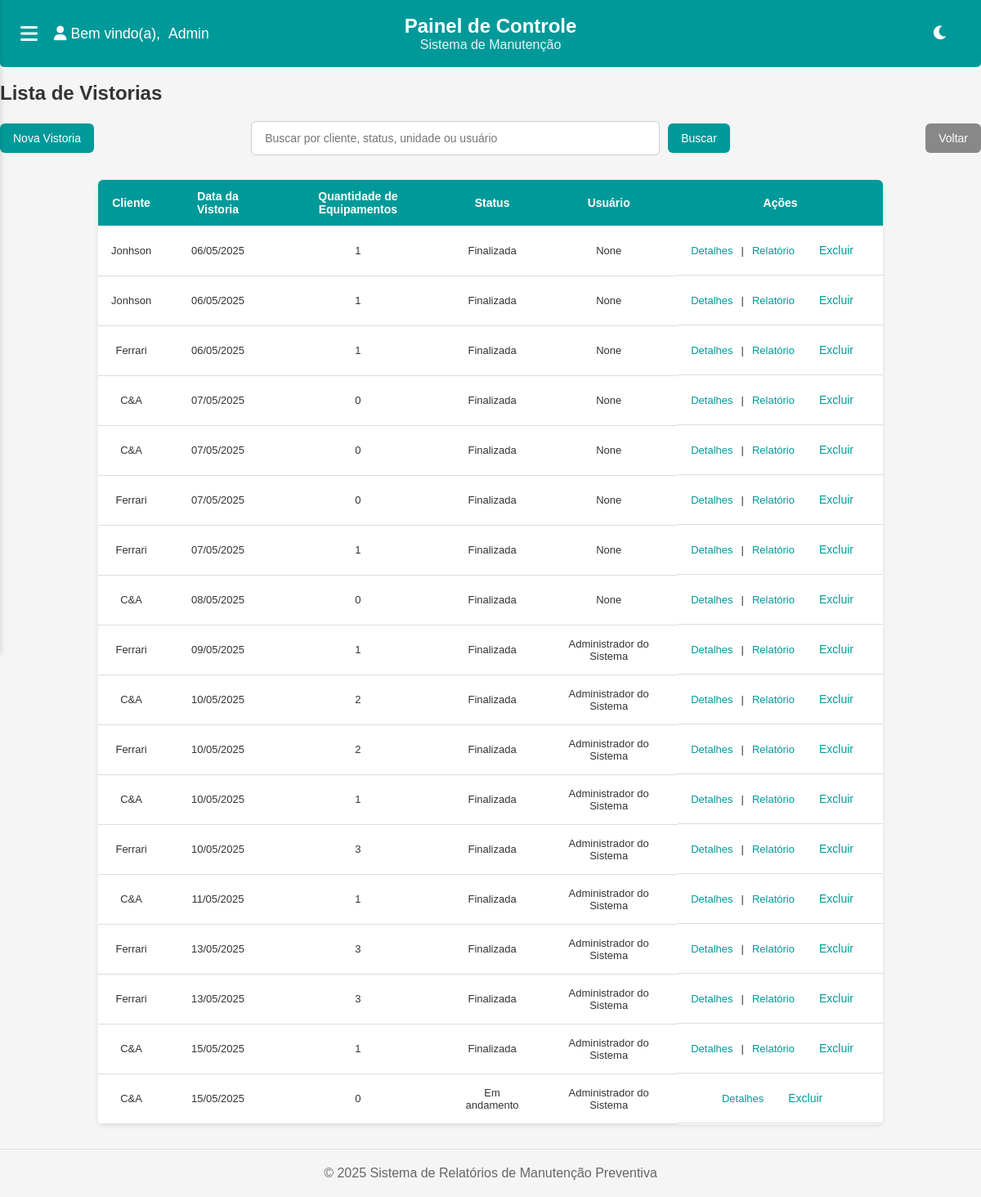
Page /vistorias/ (signed in) on the committed database.
### vistorias/models.py (models this page shows, shortened)
class Vistoria(models.Model):
    STATUS_CHOICES = (
        ('em_andamento', 'Em andamento'),
        ('finalizada', 'Finalizada'),
    )
    cliente = models.ForeignKey(Cliente, on_delete=models.CASCADE)
    unidade = models.CharField(max_length=100)
    sublocal = models.CharField(max_length=100, blank=True)
    data = models.DateField(auto_now_add=True)
    horario_inicio = models.TimeField(null=False, blank=False, default=now)
    horario_fim = models.TimeField(null=True, blank=True)
    observacoes_gerais = models.TextField(blank=True)
    status = models.CharField(max_length=20, choices=STATUS_CHOICES, default='em_andamento')
    realizada_por = models.ForeignKey(
        Usuario, on_delete=models.SET_NULL, null=True, blank=True
    )
    criado_em = models.DateTimeField(auto_now_add=True)
    atualizado_em = models.DateTimeField(auto_now=True)
    class Meta:
        ordering = ['-data', '-criado_em']

### clientes/models.py (models this page shows)
class Cliente(models.Model):
    nome_fantasia = models.CharField(max_length=255)
    razao_social = models.CharField(max_length=255, blank=True)
    cnpj = models.CharField(max_length=18, unique=True)
    email = models.EmailField(blank=True)
    endereco = models.CharField(max_length=255)
    sigla = models.CharField(max_length=50, blank=True, verbose_name='Sigla do Cliente')
    unidade = models.CharField(max_length=100, blank=True)
    sub_local = models.CharField(max_length=100, blank=True, verbose_name='Sub-local')
    responsavel = models.CharField(max_length=255, blank=True)
    logo = models.ImageField(upload_to='clientes/logos/', null=True, blank=True)
    numero_contrato = models.CharField(max_length=100, blank=True)
    data_inicio_contrato = models.DateField(null=True, blank=True)
    data_vencimento_contrato = models.DateField(null=True, blank=True)
    data_cadastro = models.DateTimeField(default=timezone.now, editable=False)
    def __str__(self):
        return self.nome_fantasia

### usuarios/models.py (models this page shows)
class Usuario(models.Model):
    user = models.OneToOneField(User, on_delete=models.CASCADE, related_name='usuario', null=True, blank=True)
    PERFIS = (
        ('admin', 'Administrador'),
        ('analista', 'Analista'),
    )
    nome_completo = models.CharField(max_length=255)
    cpf = models.CharField(max_length=14, unique=True)
    email = models.EmailField(unique=True)
    telefone = models.CharField(max_length=20, blank=True)
    foto = models.ImageField(upload_to='usuarios/fotos/', null=True, blank=True)
    assinatura = models.ImageField(upload_to='usuarios/assinaturas/', null=True, blank=True)
    perfil = models.CharField(max_length=10, choices=PERFIS, default='analista')
    data_cadastro = models.DateTimeField(default=timezone.now, editable=False)
    def __str__(self):
        return self.nome_completo

### vistorias/views.py (the view, shortened to what this page needs)
# urls.py: path('', views.listar_vistorias, name='listar_vistorias'),
def listar_vistorias(request):
    termo = request.GET.get('q', '').strip()
    vistorias = Vistoria.objects.annotate(
        qtd_equipamentos=Count('equipamentos_vistoriados')
    )
    return render(request, 'vistorias/listar_vistorias.html', {
        'vistorias': vistorias,
        'termo_busca': termo,
    })

### vistorias/templates/vistorias/listar_vistorias.html (shortened to what this page needs)
{% extends 'base.html' %}
{% load static %}
{% block content %}
<br>
<h2>Lista de Vistorias</h2>
<div class="top-bar">
    <div class="left-actions">
        <a href="{% url 'vistorias:criar_vistoria' %}" class="btn">Nova Vistoria</a>
    </div>
    <form method="get" action="{% url 'vistorias:listar_vistorias' %}" class="center-search">
        <input
            type="text"
            name="q"
            value="{{ termo_busca|default:'' }}"
            placeholder="Buscar por cliente, status, unidade ou usuário"
        />
        <button type="submit" class="btn">Buscar</button>
    </form>
    <div class="right-actions">
        <a href="{% url 'core:dashboard' %}" class="btn btn-secondary">Voltar</a>
    </div>
</div>
<div class="table-wrapper">
    <table>
        <thead>
            <tr>
                <th>Cliente</th>
                <th>Data da Vistoria</th>
                <th>Quantidade de Equipamentos</th>
                <th>Status</th>
                <th>Usuário</th>
                <th>Ações</th>
            </tr>
        </thead>
        <tbody>
            {% for vistoria in vistorias %}
            <tr>
                <td>{{ vistoria.cliente }}</td>
                <td>{{ vistoria.data|date:"d/m/Y" }}</td>
                <td>{{ vistoria.qtd_equipamentos }}</td>
                <td>{{ vistoria.get_status_display }}</td>
                <td>{{ vistoria.realizada_por }}</td>
                <td class="table-actions">
                    <a href="{% url 'vistorias:detalhes_vistoria' vistoria.id %}">Detalhes</a>
                    {% if vistoria.status == 'finalizada' %}
                    | <a href="{% url 'vistorias:gerar_relatorio' vistoria.id %}" target="_blank">Relatório</a>
                    {% endif %}
                    <form method="POST" action="{% url 'vistorias:excluir_vistoria' vistoria.id %}" style="display:inline;" onsubmit="return confirm('Tem certeza que deseja excluir esta vistoria?');">
                        <button type="submit">Excluir</button>
                    </form>
                </td>
            </tr>
            {% empty %}
            <tr>
                <td colspan="5">Nenhuma vistoria registrada.</td>
            </tr>
            {% endfor %}
        </tbody>
    </table>
</div>
{% endblock %}

### templates/base.html (shortened to what this page needs)
{% load static %}
<!DOCTYPE html>
<html lang="pt-br">
<head>
    <link rel="stylesheet" href="https://cdnjs.cloudflare.com/ajax/libs/font-awesome/6.0.0/css/all.min.css">
    <link rel="stylesheet" href="{% static 'css/global.css' %}">
    <link rel="stylesheet" href="{% static 'css/dashboard.css' %}">
</head>
<body>
    <div class="main-content">
        <div class="header">
            <div class="header-left">
                <button class="menu-toggle" id="menuToggle">
                    <i class="fas fa-bars"></i>
                </button>
                <div class="welcome-message">
                    <a href="{% url 'core:dashboard' %}" style="text-decoration: none; color: inherit;"><i class="fas fa-user"></i></a>
                    <p>Bem vindo(a),</p><br/>
                    <span id="userName">{{ request.user.username }}</span>
                </div>
            </div>
            <div class="header-center">
                <div class="header-titles">
                    <h1>Painel de Controle</h1>
                    <h2>Sistema de Manutenção</h2>
                </div>
            </div>
            <div class="header-right">
                <button class="theme-toggle" id="themeToggle">
                </button>
            </div>
        </div>
        <div class="container">
            {% block content %}{% endblock %}
        </div>
        <div class="footer">
            <p>© 2025 Sistema de Relatórios de Manutenção Preventiva</p>
        </div>
    </div>
</body>
</html>

### static/css/global.css (style rules this page uses)
* { margin: 0; padding: 0; box-sizing: border-box; font-family: Arial, sans-serif; }
:root { --primary-color: #009999; --secondary-color: #008080; --background-color: #f5f5f5; --card-background: white; --subcard-background: #f0f0f0; --text-color: #333; --text-secondary: #666; }
body { background-color: var(--background-color); color: var(--text-color); min-height: 100vh; margin: 0; display: flex; flex-direction: column; }
input[type="text"], input[type="date"], input[type="email"], input[type="tel"], input[type="password"], textarea, select { background-color: var(--card-background); color: var(--text-color); border-color: var(--text-secondary); }
.container { max-width: 1200px; margin: 0 auto; }
.main-content { margin-left: 0; flex: 1; transition: margin-left 0.3s ease; }
.header { background-color: var(--primary-color); color: white; padding: 20px; border-radius: 0 0 5px 5px; margin-bottom: 20px; display: flex; justify-content: space-between; align-items: center; position: relative; max-width: 1200px; margin: 0 auto; box-sizing: border-box; }
.header-center { position: absolute; left: 50%; transform: translateX(-50%); text-align: center; }
.header h1 { margin-bottom: 10px; }
.header-left { display: flex; align-items: center; }
.welcome-message { display: flex; align-items: center; gap: 5px; font-size: 1.1em; margin-left: 15px; white-space: nowrap; }
.header-titles { display: flex; flex-direction: column; align-items: center; justify-content: center; flex: 1; text-align: center; }
.header-titles h1 { font-size: 1.5em; margin: 0; }
.header-titles h2 { font-size: 1em; font-weight: normal; margin: 0; opacity: 0.9; }
.menu-toggle { background: none; border: none; color: white; cursor: pointer; font-size: 1.5em; display: flex; align-items: center; padding: 5px; }
.theme-toggle { background: none; border: none; color: white; cursor: pointer; font-size: 1.2em; }
button { background-color: #009999; color: white; border: none; padding: 10px 20px; border-radius: 5px; cursor: pointer; font-size: 14px; transition: all 0.3s ease; }
.footer { bottom: 0; padding: 20px; text-align: center; margin-top: 20px; color: #666; border-top: 1px solid #dddddd; }
.btn { display: inline-block; padding: 10px 18px; font-size: 14px; font-weight: 500; text-align: center; text-decoration: none; border: none; border-radius: 6px; cursor: pointer; transition: background-color 0.3s ease; color: white; background-color: var(--primary-color); }
.top-bar { display: flex; justify-content: space-between; align-items: center; flex-wrap: wrap; gap: 10px; margin: 20px auto; max-width: 1200px; }
.top-bar .left-actions, .top-bar .center-search, .top-bar .right-actions { flex: 1; display: flex; align-items: center; }
.top-bar .left-actions { justify-content: flex-start; }
.top-bar .center-search { justify-content: center; gap: 10px; }
.top-bar .right-actions { justify-content: flex-end; }
.top-bar .center-search input[type="text"] { padding: 10px 16px; border: 1px solid #ccc; border-radius: 6px; min-width: 500px; max-width: 600px; font-size: 14px; height: 42px; }
.btn { background-color: var(--primary-color); color: white; border: none; padding: 10px 16px; border-radius: 6px; cursor: pointer; font-size: 14px; text-decoration: none; transition: background-color 0.3s ease; white-space: nowrap; }
.btn-secondary { background-color: #888; }
.table-wrapper { background-color: var(--card-background); border-radius: 6px; overflow-x: auto; box-shadow: 0 2px 6px rgba(0, 0, 0, 0.08); margin: 30px auto; max-width: 100%; width: 80%; }
.table-wrapper table { width: 100%; max-width: 1000px; margin: 0 auto; border-collapse: collapse; min-width: 700px; }
.table-wrapper thead { background-color: var(--primary-color); color: white; }
.table-wrapper thead th { padding: 12px 16px; text-align: center; font-size: 14px; }
.table-wrapper tbody td { padding: 12px 16px; text-align: center; border-bottom: 1px solid #ddd; font-size: 13px; }
.table-wrapper a { color: var(--primary-color); text-decoration: none; font-weight: 500; }
.table-wrapper button { background: none; border: none; color: var(--primary-color); cursor: pointer; font-weight: 500; }
.table-actions { display: flex; gap: 10px; align-items: center; justify-content: center; }

### rows in the picture
Vistoria: cliente "Jonhson", data "06/05/2025", qtd_equipamentos "1", status "Finalizada", realizada_por "None", shows "Relatório"
Vistoria: cliente "Jonhson", data "06/05/2025", qtd_equipamentos "1", status "Finalizada", realizada_por "None", shows "Relatório"
Vistoria: cliente "Ferrari", data "06/05/2025", qtd_equipamentos "1", status "Finalizada", realizada_por "None", shows "Relatório"
Vistoria: cliente "C&A", data "07/05/2025", qtd_equipamentos "0", status "Finalizada", realizada_por "None", shows "Relatório"
Vistoria: cliente "C&A", data "07/05/2025", qtd_equipamentos "0", status "Finalizada", realizada_por "None", shows "Relatório"
Vistoria: cliente "Ferrari", data "07/05/2025", qtd_equipamentos "0", status "Finalizada", realizada_por "None", shows "Relatório"
Vistoria: cliente "Ferrari", data "07/05/2025", qtd_equipamentos "1", status "Finalizada", realizada_por "None", shows "Relatório"
Vistoria: cliente "C&A", data "08/05/2025", qtd_equipamentos "0", status "Finalizada", realizada_por "None", shows "Relatório"
Vistoria: cliente "Ferrari", data "09/05/2025", qtd_equipamentos "1", status "Finalizada", realizada_por "Administrador do Sistema", shows "Relatório"
Vistoria: cliente "C&A", data "10/05/2025", qtd_equipamentos "2", status "Finalizada", realizada_por "Administrador do Sistema", shows "Relatório"
Vistoria: cliente "Ferrari", data "10/05/2025", qtd_equipamentos "2", status "Finalizada", realizada_por "Administrador do Sistema", shows "Relatório"
Vistoria: cliente "C&A", data "10/05/2025", qtd_equipamentos "1", status "Finalizada", realizada_por "Administrador do Sistema", shows "Relatório"
Vistoria: cliente "Ferrari", data "10/05/2025", qtd_equipamentos "3", status "Finalizada", realizada_por "Administrador do Sistema", shows "Relatório"
Vistoria: cliente "C&A", data "11/05/2025", qtd_equipamentos "1", status "Finalizada", realizada_por "Administrador do Sistema", shows "Relatório"
Vistoria: cliente "Ferrari", data "13/05/2025", qtd_equipamentos "3", status "Finalizada", realizada_por "Administrador do Sistema", shows "Relatório"
Vistoria: cliente "Ferrari", data "13/05/2025", qtd_equipamentos "3", status "Finalizada", realizada_por "Administrador do Sistema", shows "Relatório"
Vistoria: cliente "C&A", data "15/05/2025", qtd_equipamentos "1", status "Finalizada", realizada_por "Administrador do Sistema", shows "Relatório"
Vistoria: cliente "C&A", data "15/05/2025", qtd_equipamentos "0", status "Em andamento", realizada_por "Administrador do Sistema"

### other values in the picture
{{ request.user.username }} "Admin"
